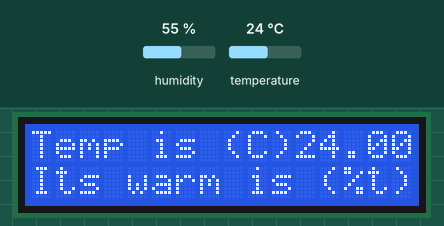
Recording of a sketch running on a simulated Arduino Uno, built with avr-gcc and run on an emulated ATmega328P. Shown: 16×2 character LCD. Inputs (shaded band) come from the test bench; at power-on: temperature 24 °C, humidity 55 %. What the sketch prints to the serial monitor is not drawn.

Above: at 3.7 s.
3.8 s: temperature set to 28 °C
At 5.7 s:
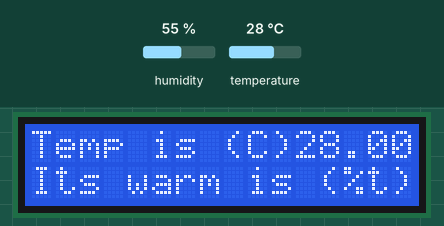
6.9 s: temperature set to 31 °C
At 7.6 s:
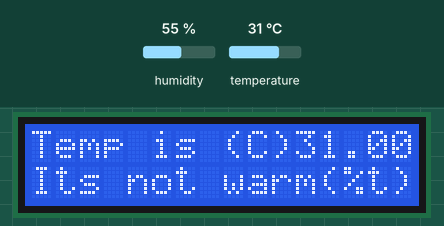
10.0 s: temperature set to 12 °C
At 12.5 s:
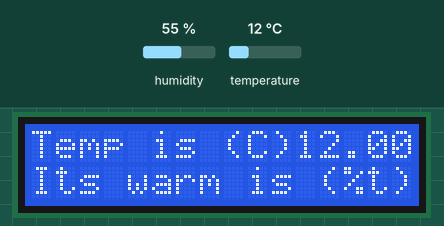
Timing chart, 0 to 14.0 s (numbered marks = the images above; inputs shaded):
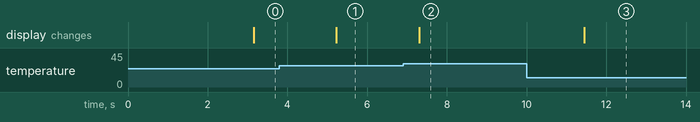

The sketch:

Code002.ino
```cpp
#include <DHT.h>
#include <LiquidCrystal_PCF8574.h>
LiquidCrystal_PCF8574 lcd(0x27); //change the adress to 0x3F , if necessary

#define DHTPIN 2     // what pin we're connected to

// Uncomment whatever type you're using!
#define DHTTYPE DHT11   // DHT 11
//#define DHTTYPE DHT22   // DHT 22  (AM2302)
//#define DHTTYPE DHT21   // DHT 21 (AM2301)


DHT dht(DHTPIN, DHTTYPE);

void setup() {
  Serial.begin(9600);
  Serial.println("With Breadboard");
  dht.begin();
  lcd.begin(16, 2);
  lcd.setBacklight(255);
  lcd.home();
  lcd.clear();
  lcd.print("Hello ARCHANA");
  delay(1000);
}

void loop() {
  // Wait a few seconds between measurements.
  delay(2000);

  // Reading temperature or humidity takes about 250 milliseconds!
  // Sensor readings may also be up to 2 seconds 'old' (its a very slow sensor)
  float h = dht.readHumidity();
  // Read temperature as Celsius (the default)
  float t = dht.readTemperature();
  // Read temperature as Fahrenheit (isFahrenheit = true)
  float f = dht.readTemperature(true);

  // Check if any reads failed and exit early (to try again).
  if (isnan(h) || isnan(t) || isnan(f)) {
    Serial.println("Failed to read from DHT sensor!");
    return;
  }

  // Compute heat index in Fahrenheit (the default)
  float hif = dht.computeHeatIndex(f, h);
  // Compute heat index in Celsius (isFahreheit = false)
  float hic = dht.computeHeatIndex(t, h, false);

  Serial.print("Humidity: ");
  Serial.print(h);
  Serial.println(" %\t");
  Serial.println("Temperature: ");
  Serial.println(t);
  Serial.print(" *C ");

  lcd.clear();
  lcd.setCursor(0, 0);
  lcd.print("Temp is (C)");
  lcd.print(t);
  lcd.setCursor(0, 1);
  lcd.print("Himidity is (%t)");
  lcd.print(h);

  if (t < 30)
  {
    lcd.setCursor(0, 2);
    lcd.print("Its warm");
  }
  else
  {
    lcd.setCursor(0, 2);
    lcd.print("Its not warm");
  }
}
```

Measured:
- the behaviour switches between 29 and 30 °C on temperature (found by bisection; images 1 and 2)
- after the input at 3.8 s, the display: changes after 1.4 s (image 1)
- after the input at 6.9 s, the display: changes after 0.40 s (image 2)
- after the input at 10.0 s, the display: changes after 1.4 s (image 3)
